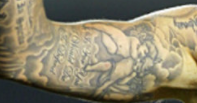
#> input picture tattoos/David.PNG, 197 x 103 px; its folder holds 4 pictures in this run
$ python generate_descriptors.py
#> lines starting #> are read from the running program, lines starting #| are printed output that depends on the picture
import cv2
import numpy as np
import os

def create_descriptors(dir):
#> called with dir = 'tattoos'
    images_paths=[]
    for dirname,dirnames,filename in os.walk(dir):
        images_paths.extend(filename)

    sift = cv2.xfeatures2d.SIFT_create()

    for image_path in images_paths:
        path=os.path.join(dir,image_path)
        img=cv2.imread(path,0)
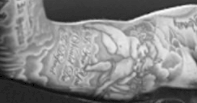
#> img: shape (103, 197); min 0, max 251, mean 131.5
        kp, d = sift.detectAndCompute(img,None)
#> kp = 310 keypoints; strongest (x, y, size): (145, 16, 2.9), (82, 22, 2.7), (148, 12, 2.1), (22, 76, 4.8)
        d_file=image_path.replace('PNG','npy')
        np.save(os.path.join(dir,d_file),d)
#> pass 2 of the loop in create_descriptors, `for image_path in images_paths:`:
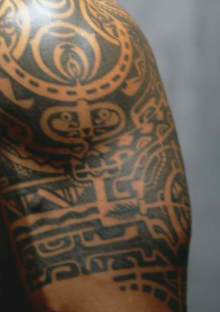
#> input picture tattoos/Dwayne.PNG, 220 x 312 px
#> in create_descriptors, `img=cv2.imread(path,0)`:
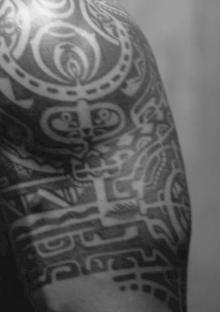
#> img: shape (312, 220); min 21, max 243, mean 95.4
#> kp = 524 keypoints; strongest (x, y, size): (31, 218, 6.7), (42, 193, 5.1), (69, 93, 3.3), (26, 104, 6.8)
#> pass 3 of the loop in create_descriptors, `for image_path in images_paths:`:
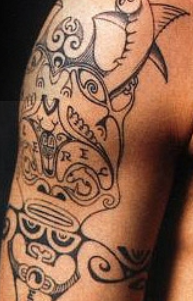
#> input picture tattoos/Adam.PNG, 193 x 301 px
#> in create_descriptors, `img=cv2.imread(path,0)`:
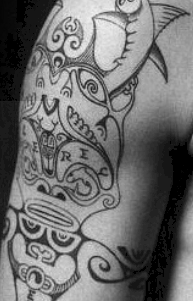
#> img: shape (301, 193); min 0, max 243, mean 110.8
#> kp = 863 keypoints; strongest (x, y, size): (41, 189, 4.9), (57, 101, 4.1), (58, 36, 2.3), (58, 63, 2.4)
#> the loop made 4 passes; the first 3 are shown


if __name__=="__main__":
    create_descriptors('tattoos')
